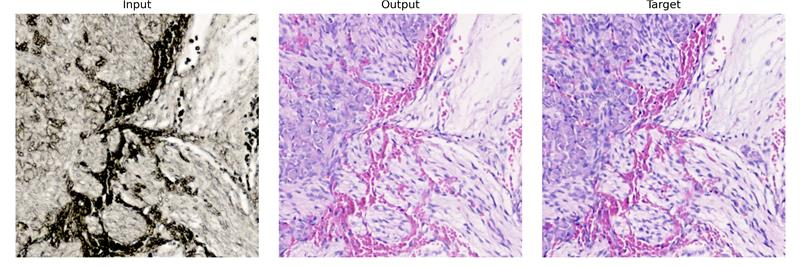
#> input picture Appunti/Note MD/Pasted image 20250629170507.png, 800 x 267 px
$ python -i ollie_wan_kenobi.py   (imports and definitions only)
#> lines starting #> are read from the running program, lines starting #| are printed output that depends on the picture; after the words box and inside, x2 and y2 are one past the last pixel; in counts of white or black regions, pixels touching at a corner belong together
#> further down, picture is the input picture: shape (267, 800, 3); mean B, G, R 205.9, 186.4, 204.4
# ==========================================================================
# Il file crea le maschere delle immagini di label-free e stained,
# allinea le immagini, crea una griglia, e le suddivide in training, validation e test.
# Ollie Wan Kenobi è il nome del file perché sembra di dire "All in one", Kenobi ci stava bene.
# (non abbiamo mai visto Star Wars)
# ==========================================================================

import cv2, os, random, sys
import argparse
import numpy as np
from typing import Optional

lang = "it"  # Default language is Italian, can be changed to "en" for English

# FORSE DA ELIMINARE PERCHÉ C'È UN FILE DI CONFIGURAZIONE A PARTE (GUARDA ALLA FINE DI STO COMMENTO)
# MESSAGES = {
#     "seed_set": {
#         "it": "Seed impostato a {seed}",
#         "en": "Seed set to {seed}"
#     },
#     "no_seed": {
#         "it": "Nessun seed specificato, le immagini saranno diverse ad ogni esecuzione",
#         "en": "No seed specified, images will be different every time"
#     },
#     "loading_images": {
#         "it": "Caricamento delle immagini da {path}",
#         "en": "Loading images from {path}"
#     },
#     "check_path": {
#         "it": "Il percorso {path} non esiste.",
#         "en": "The path {path} does not exist."
#     },
#     "check_images": {
#         "it": "Impossibile caricare le immagini. Devono essere chiamate \'label_free.tif\' e \'stained.tif\'",
#         "en": "Cannot load images. They must be named \'label_free.tif\' and \'stained.tif\'"
#     },
#     "images_loaded": {
#         "it": "Immagini caricate. Dimensioni: label_free={lf_shape}, stained={st_shape}",
#         "en": "Images loaded. Sizes: label_free={lf_shape}, stained={st_shape}"
#     },
#     "calculate_masks": {
#         "it": "Calcolo delle maschere",
#         "en": "Calculating masks"
#     },
#     "masks_calculated": {
#         "it": "Maschere calcolate",
#         "en": "Masks calculated"
#     },
#     "mask_saved": {
#         "it": "Maschera salvata",
#         "en": "Mask saved in"
#     },
#     "images_size_mismatch": {
#         "it": "Le immagini non hanno le stesse dimensioni, impossibile allinearle",
#         "en": "The images do not have the same size, cannot align them"
#     },
#     "aligning_images": {
#         "it": "Allineamento delle immagini",
#         "en": "Aligning images"
#     },
#     "images_aligned": {
#         "it": "Immagini allineate",
#         "en": "Images aligned"
#     },
#     "scaled_mask_error": {
#         "it": "Errore: la maschera scalata è None. Non posso allineare le immagini.",
#         "en": "Error: the scaled mask is None. Cannot align images."
#     },
#     "not_enough_features": {
#         "it": "Non ci sono abbastanza features per l'allineamento",
#         "en": "Not enough features for alignment"
#     },
#     "not_enough_matches": {
#         "it": "Non ci sono abbastanza match per l'allineamento",
#         "en": "Not enough matches for alignment"
#     },
#     "images_aligned_saved": {
#         "it": "Immagini allineate salvate",
#         "en": "Aligned images saved"
#     },
#     "extracting_subimages": {
#         "it": "Estrazione delle sottoimmagini",
#         "en": "Extracting sub-images"
#     },
#     "total_subimages": {
#         "it": "Totale coppie estratte: {count}",
#         "en": "Total pairs extracted: {count}"
#     },
#     "pair_renamed": {
#         "it": "Coppia rinominata",
#         "en": "Pair renamed"
#     },
#     "pair_saving": {
#         "it": "Salvataggio della coppia",
#         "en": "Saving pair"
#     },
#     "pair_saved": {
#         "it": "Coppia salvata",
#         "en": "Pair saved"
#     },
#     "dataset_subdivision": {
#         "it": "Suddivisione del dataset in training, validation e test",
#         "en": "Dividing dataset into training, validation, and test"
#     },
#     "pair_number_division": {
#         "it": "Numero di coppie per training: {train}, validation: {val}, test: {test}",
#         "en": "Number of pairs for training: {train}, validation: {val}, test: {test}"
#     },
#     "dataset_saved": {
#         "it": "Dataset salvato",
#         "en": "Dataset saved"
#     }
# }

import json
# [2 lines not run here, left out]

# [32 lines left out: function pad_image, not called in this run]

def calculate_mask(img: np.ndarray) -> np.ndarray:
    """
        Finds the mask for the connected components in the image.

        Parameters
        ----------
        img : np.ndarray
            Input image.

        Returns
        -------
        mask : np.ndarray
            Image mask.
    """

    # [ITA] Binarizza l'immagine con una soglia
    # [EN] Binarizes the image with a threshold
    # ----- DA FAR VEDERE AD ANDREA -----
    # Vogliamo rendere la soglia un parametro?
    _, binary = cv2.threshold(cv2.cvtColor(img, cv2.COLOR_BGR2GRAY), 230, 255, cv2.THRESH_BINARY)
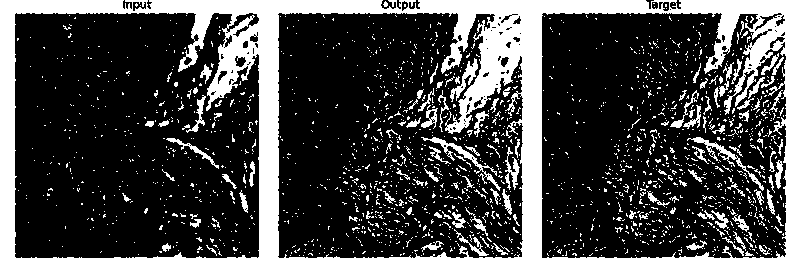
#> binary: shape (267, 800); 27.6% white; 1906 white regions (1783 under 20 px), largest, box (x1, y1, x2, y2) and area: (0, 0, 800, 267) 44963, (421, 137, 501, 191) 496, (687, 137, 764, 191) 443

    # [ITA] Trova i componenti connessi
    # [EN] Finds the connected components
    _, labels, stats, _ = cv2.connectedComponentsWithStats(binary, connectivity=8)
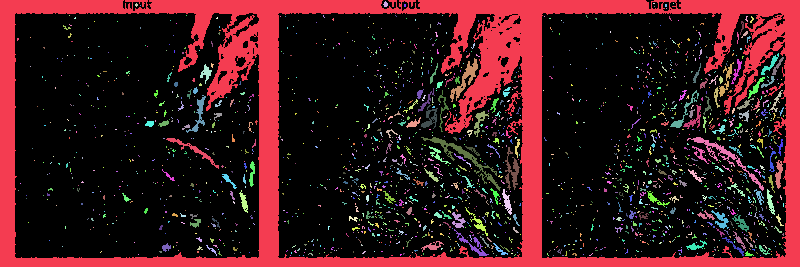
#> labels: shape (267, 800) int32; 1907 distinct labels, from 0 to 1906; one colour per label, 0 black
#> stats = 1907 rows, first 6: [15, 0, 771, 258, 154719], [0, 0, 800, 267, 44963], [383, 1, 5, 6, 20], [135, 3, 3, 4, 8], [653, 3, 2, 1, 2], [673, 3, 1, 1, 1]

    # [ITA] Ordina i componenti per area in modo decrescente per area
    # [EN] Sorts the components by area in descending order
    n_filtered = 10
    sorted_indices = np.argsort(stats[1:, cv2.CC_STAT_AREA])[::-1] + 1
#> sorted_indices = 1906 values, max 1906 at index 1384, min 1 at index 0, mean 953.5

    # [ITA] Crea una maschera vuota per filtrare i componenti
    # [EN] Creates an empty mask to filter the components
    mask = np.zeros_like(binary).astype(np.uint8)

    # [ITA] Per ogni componente in ordine decrescente di area
    # [EN] For each component in descending order of area
    for i in sorted_indices[:n_filtered]:
        x, y, w, h, area = stats[i]

        # [ITA] Se il componente è troppo piccolo lo salto
        # [EN] If the component is too small, skip it
        if w < 100 and h < 100:
            continue

        # [ITA] Riempe la maschera
        # [EN] Fills the mask
        component_mask = (labels == i).astype(np.uint8) * 255
        countours, _ = cv2.findContours(component_mask, cv2.RETR_EXTERNAL, cv2.CHAIN_APPROX_SIMPLE)
        cv2.drawContours(component_mask, countours, -1, 255, thickness=cv2.FILLED)

        # [ITA] Estrae dalla regione di interesse
        # [EN] Extracts from the region of interest
        roi = img[y:y+h, x:x+w]
        roi_mask = component_mask[y:y+h, x:x+w]

        # [ITA] Calcola la deviazione standard della regione di interesse
        # [EN] Calculates the standard deviation of the region of interest
        std_dev = cv2.meanStdDev(roi, mask=roi_mask)[1][0, 0]

        # [ITA] Filtra i componenti con una deviazione standard troppo alta
        # [EN] Filters components with too high standard deviation
        if std_dev < 10:
            mask[component_mask == 255] = 255
#> this loop made 10 passes
#> (i, x, y, w, h, area) on passes 2 to 10: (740, 421, 137, 80, 54, 496), (750, 687, 137, 77, 54, 443), (206, 450, 58, 28, 44, 331), (830, 505, 147, 15, 43, 249), (758, 166, 138, 53, 31, 214), (404, 186, 95, 20, 38, 189), (1636, 454, 229, 35, 27, 169), (390, 670, 90, 29, 38, 157), (468, 421, 105, 17, 24, 156)
#> (x, y, w, h, area, std_dev) on pass 1: (0, 0, 800, 267, 44963, 54.55)
#> pass 1, in calculate_mask, `component_mask = (labels == i).astype(np.uint8) * 255`:
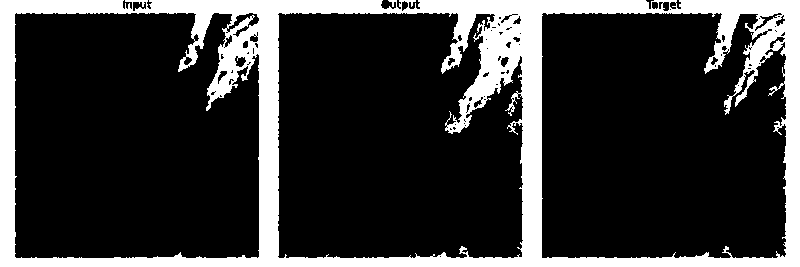
#> component_mask: shape (267, 800); 21.1% white; 1 white region, box (x1, y1, x2, y2) and area: (0, 0, 800, 267) 44963
#> pass 1, in calculate_mask, `roi_mask = component_mask[y:y+h, x:x+w]`:
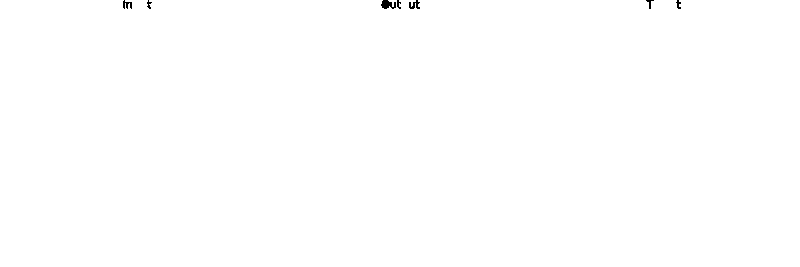
#> roi_mask: shape (267, 800); 99.9% white; black in thin lines or dots, all inside (x1, y1, x2, y2) = (123, 0, 681, 9)
#> after the loop: mask: shape (267, 800); every value is 0

    # [ITA] Inverte la maschera per ottenere il foreground. La maschera vale 255 per il foreground e 0 per lo sfondo
    # [EN] Inverts the mask to get the foreground. The mask is 255 for the foreground and 0 for the background
    mask = cv2.bitwise_not(mask)
#> mask: shape (267, 800); every value is 255
    return mask

# [512 lines left out: functions calculate_mask_with_grid, calculate_mask_with_mutliple_parameters, align_images, align_from_scaled, extract_image, divide_image_with_grid and 3 more, not called in this run]
    # ==============================


# [17 lines not run here, left out]

>>> import cv2
>>> picture = cv2.imread('../Note MD/Pasted image 20250629170507.png')
>>> result = calculate_mask(picture)
